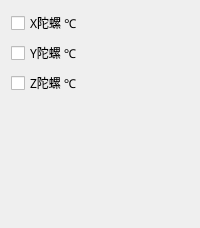
             <widget class="QWidget" name="page_12">
              <layout class="QGridLayout" name="gridLayout_29">
               <item row="0" column="0">
                <widget class="QCheckBox" name="checkBox_37">
                 <property name="font">
                  <font>
                   <family>微软雅黑</family>
                  </font>
                 </property>
                 <property name="text">
                  <string>X陀螺 ℃</string>
                 </property>
                </widget>
               </item>
               <item row="1" column="0">
                <widget class="QCheckBox" name="checkBox_35">
                 <property name="font">
                  <font>
                   <family>微软雅黑</family>
                  </font>
                 </property>
                 <property name="text">
                  <string>Y陀螺 ℃</string>
                 </property>
                </widget>
               </item>
               <item row="2" column="0">
                <widget class="QCheckBox" name="checkBox_36">
                 <property name="font">
                  <font>
                   <family>微软雅黑</family>
                  </font>
                 </property>
                 <property name="text">
                  <string>Z陀螺 ℃</string>
                 </property>
                </widget>
               </item>
               <item row="3" column="0">
                <spacer name="verticalSpacer_13">
                 <property name="orientation">
                  <enum>Qt::Vertical</enum>
                 </property>
                 <property name="sizeHint" stdset="0">
                  <size>
                   <width>20</width>
                   <height>122</height>
                  </size>
                 </property>
                </spacer>
               </item>
              </layout>
             </widget>
